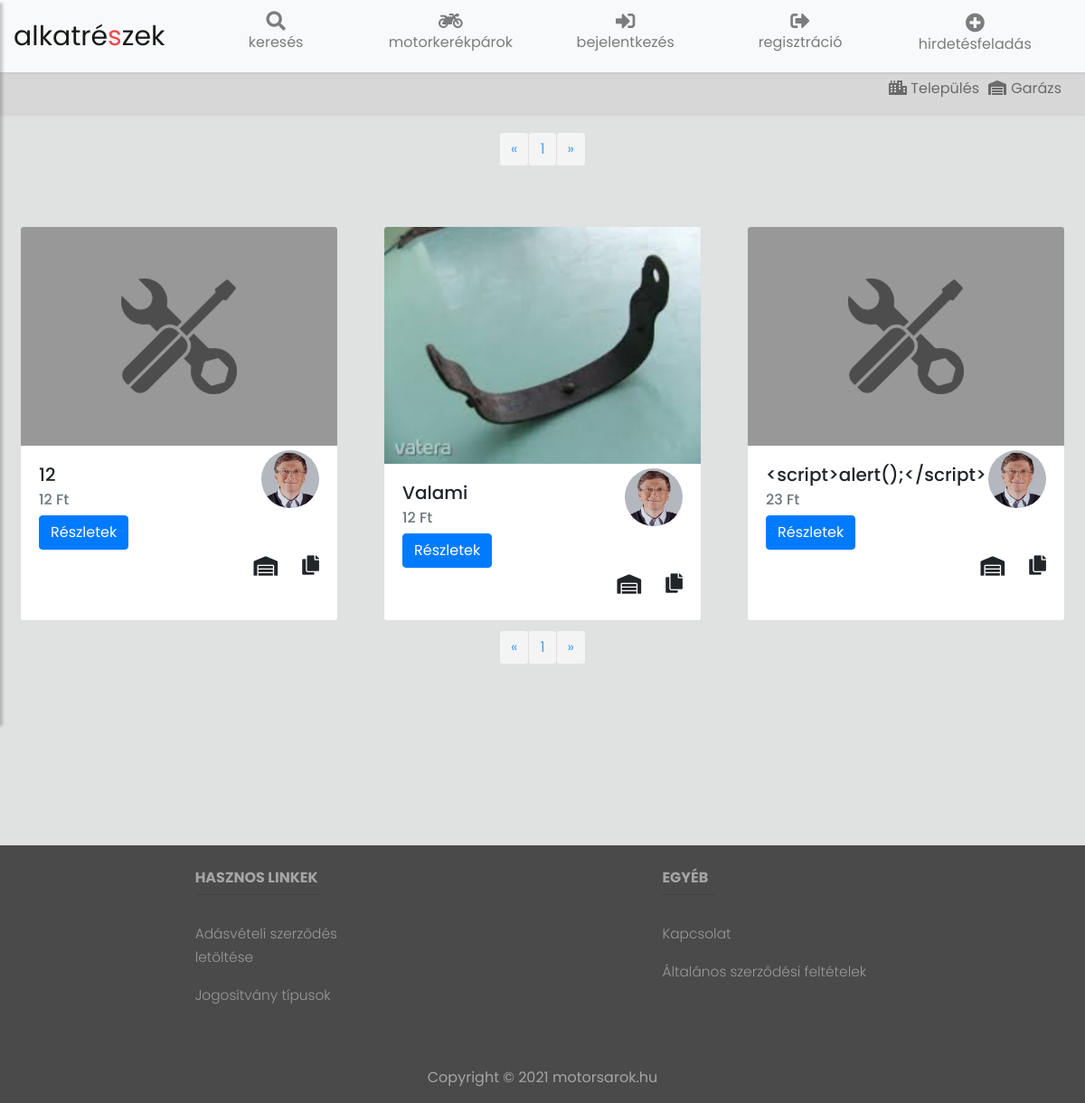
Screenshot of /alkatreszek.php with the database file from the repository.
### tables this page shows
CREATE TABLE `parts` (
  `id` int(11) NOT NULL,
  `userid` int(11) NOT NULL,
  `status` int(2) NOT NULL DEFAULT 1,
  `product_name` varchar(255) NOT NULL,
  `price` int(11) NOT NULL,
  `motorcycle_type` varchar(255) NOT NULL,
  `cond` varchar(255) NOT NULL,
  `description` varchar(255) NOT NULL,
  `name` varchar(255) NOT NULL,
  `email` varchar(255) NOT NULL,
  `phone` varchar(255) NOT NULL,
  `phone2` varchar(255) DEFAULT NULL,
  `county` varchar(255) NOT NULL,
  `settlement` varchar(255) NOT NULL
);

CREATE TABLE `users` (
  `id` int(11) NOT NULL,
  `username` varchar(255) NOT NULL,
  `email` varchar(255) NOT NULL,
  `password` varchar(255) NOT NULL,
  `avatar` varchar(255) NOT NULL,
  `created` datetime NOT NULL DEFAULT current_timestamp(),
  `premium` int(10) DEFAULT 0,
  `premiumstart` datetime DEFAULT NULL,
  `premiumexpiration` datetime DEFAULT NULL,
  `is_admin` tinyint(4) DEFAULT 0
);

CREATE TABLE `parts_images` (
  `id` int(11) NOT NULL,
  `productid` int(11) NOT NULL,
  `thumbnailimage` varchar(255) NOT NULL,
  `is_mainimage` tinyint(4) NOT NULL
);

### alkatreszek.php (the view, shortened to what the rows shown need)
<?php
require_once("config.php");
if (isset($_GET['results'])) {
    $results_per_page = $_GET['results'];
} else {
    $results_per_page = 25;
}
$status = 1;
if (
    !isset($_GET['product_name']) || !isset($_GET['county_search']) || !isset($_GET['min_price'])
    || !isset($_GET['max_price']) || !isset($_GET['results']) || !isset($_GET['orderby'])
) {
    if (!isset($_GET['page']) || $_GET['page'] < 1) {
        $page = 1;
    } else {
        $page = $_GET['page'];
    }
    $this_page_first_result = ($page - 1) * $results_per_page;
    $sql_limit = 'SELECT p.*, u.premium, u.avatar FROM parts p INNER JOIN users u ON u.id = p.userid WHERE status = ? LIMIT ?, ?';
    $stmt_limit = $link->prepare($sql_limit);
    $stmt_limit->bind_param('iii', $status, $this_page_first_result, $results_per_page);
    $stmt_limit->execute();
    $result = $stmt_limit->get_result();
}
include('parts-search.php');
$sql2 = "SELECT * FROM parts_images WHERE productid = ? ORDER BY is_mainimage DESC";
$stmt = $link->prepare($sql2);
$stmt->bind_param("i", $productid);
?>
<!DOCTYPE html>
<html>
<head>
    <link rel="stylesheet" href="https://stackpath.bootstrapcdn.com/bootstrap/4.3.1/css/bootstrap.min.css">
    <link rel="stylesheet" href="assets/CSS/style.css">
    <link rel="stylesheet" href="https://cdnjs.cloudflare.com/ajax/libs/malihu-custom-scrollbar-plugin/3.1.5/jquery.mCustomScrollbar.min.css">
    <link rel="stylesheet" href="https://use.fontawesome.com/releases/v5.8.2/css/all.css">
    <link rel="stylesheet" href="assets/CSS/alertify.css">
    <link rel="stylesheet" href="assets/CSS/default.min.css">
</head>
<body onload="setDefaultCountry();">
    <div id="content">
        <div class="row" id="main-cards">
            <?php
            if ($result->num_rows > 0) {
                while ($row = $result->fetch_assoc()) {
                    $stmt->execute();
                    $result2 = $stmt->get_result();
                    $data = $result2->fetch_all(MYSQLI_ASSOC);
                    $premium = $row['premium'];
                    $border = "";
                    if ($premium == 0) {
                        $border = "";
                    } else if ($premium == 1) {
                        $border = "border-info";
                    } else if ($premium == 2) {
                        $border = "border-secondary";
                    } else if ($premium == 3) {
                        $border = "border-warning";
                    }
            ?>
                    <a href="#" data-toggle="modal" data-target="#alkatresz-hirdetes-<?php echo htmlspecialchars($row['id']); ?>">
                        <div class="card <?php echo $border ?>" id="motor-cards">
                            <?php
                            $i = 0;
                            foreach ($data as $main) {
                                if ($i == 0) {
                                    $mainimage = (file_exists($main['thumbnailimage'])) ? $main['thumbnailimage'] : 'images/no-part-image.png';
                                }
                                $i++;
                            }
                            echo "<img src='" . htmlspecialchars($mainimage) . "' class='card-img-top' alt='Main Image'/>";
                            ?>
                            <div class="card-body">
                                <div class="short-data">
                                    <?php
                                    if (!empty($row['avatar']) && file_exists($row['avatar'])) {
                                        $avatar = $row['avatar'];
                                    } else {
                                        $avatar = 'images/no-avatar.png';
                                    }
                                    ?>
                                    <img src="<?php echo htmlspecialchars($avatar) ?>" class="float-right rounded-circle index-avatar">
                                    <h5 class="card-title"><?php echo htmlspecialchars($row['product_name']); ?></h5>
                                    <h6 class="card-subtitle mb-2 text-muted"><?php echo htmlspecialchars($row['price']); ?> Ft</h6>
                                </div>
                                <a href="#" class="btn btn-primary" data-toggle="modal" data-target="#alkatresz-hirdetes-<?php echo htmlspecialchars($row['id']); ?>">Részletek</a>
                                <form action="" method="POST" id="upload-to-garage<?php echo htmlspecialchars($row['id']); ?>">
                                    <div class="float-right">
                                        <button type="submit" class="btn bg-transparent" name="garage"><i class="fas fa-warehouse fa-lg" data-toggle="tooltip" title="Garázsba helyezés"></i></button>
                                        <a href="#" onclick="Copy(this.id);return false;" id="copy-<?php echo htmlspecialchars($row['id']); ?>"><i class="fas fa-copy fa-lg" data-toggle="tooltip" title="Link másolása" style="padding-left: 10px;"></i></a>
                                    </div>
                                </form>
                            </div>
                        </div>
                    </a>
            <?php
                }
            } else {
                $noAd = true;
            }
            ?>
        </div>
    </div>
</body>
</html>

### rows the page displays
parts: userid.avatar (picture), product_name "12", price "12"
parts: parts_images.thumbnailimage (picture), userid.avatar (picture), product_name "Valami", price "12"
parts: userid.avatar (picture), product_name "<script>alert();</script>", price "23"
